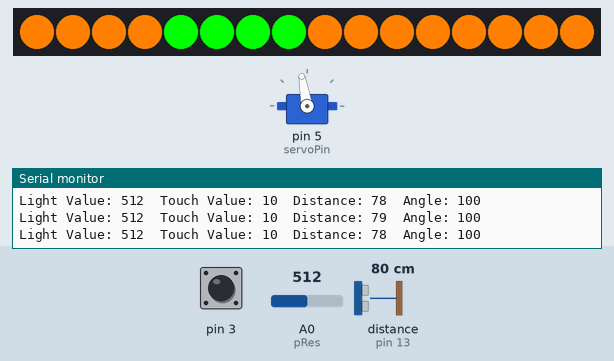
Recording of a sketch running on a simulated Arduino Uno, built with avr-gcc and run on an emulated ATmega328P. On the bench: servo, 16 RGB LEDs in strip order, left to right, the last lines printed to the serial monitor. Wiring (inferred from the names in the program): ultrasonic range finder: trigger pin 12; echo pin 13. The inputs (shaded band) are chosen by the test bench; at power-on: A0 (pRes) = 512, distance to the obstacle (sensor on pin 13) 80 cm, pin 3 HIGH. The echo pulse lasts 58.3 µs per cm; dim RGB values are drawn brighter than linear; random numbers use the default seed unless the sketch sets one.

Above: at 1.2 s.
1.3 s: A0 (pRes) set to 494
3.0 s: distance to the obstacle (sensor on pin 13) set to 2 cm
At 3.8 s:
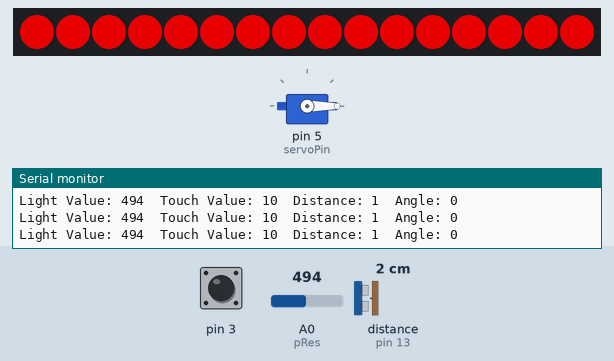
4.7 s: A0 (pRes) set to 511
At 4.85 s:
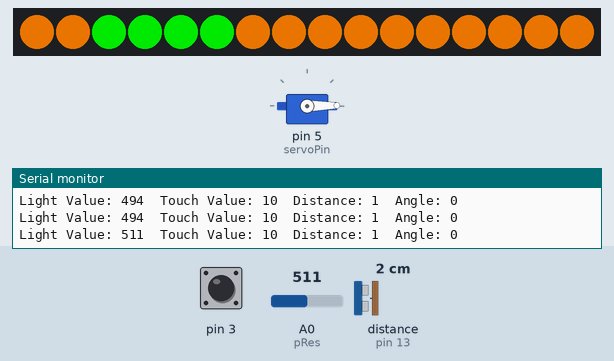
6.6 s: pin 3 pulled LOW for 0.15 s
At 6.84 s:
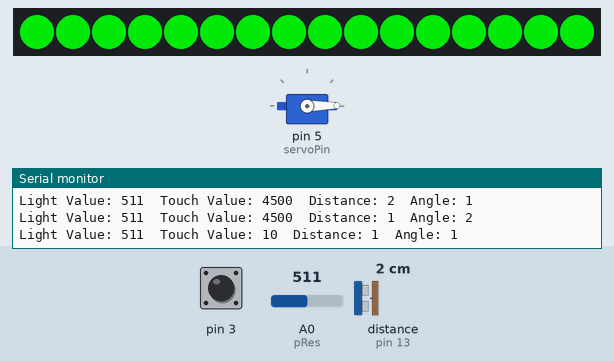
7.3 s: pin 3 pulled LOW for 3.2 s
At 7.54 s:
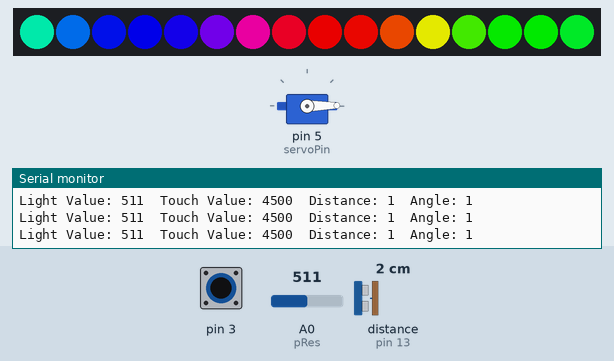
11.1 s: pin 3 pulled LOW for 3.2 s
At 11.37 s:
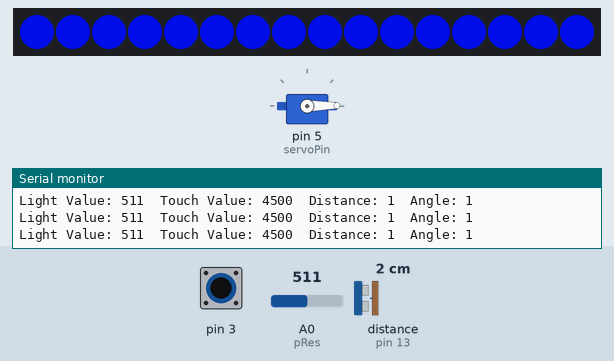
Timing chart, 0 to 15.9 s (numbered marks = the images above; inputs shaded):
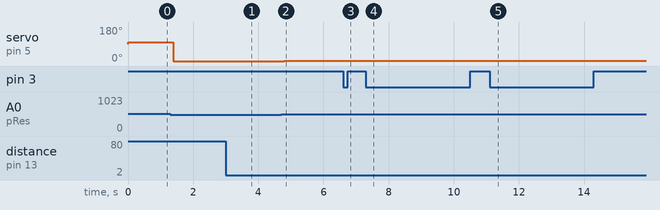

Measured:
- after the input at 1.3 s, servo on pin 5 (servoPin): 100° → 0° after 0.09 s
- after the input at 4.7 s, servo on pin 5 (servoPin): 0° → 1° after 0.09 s
- after the input at 11.1 s, servo on pin 5 (servoPin): 1° → 2° after 1.8 s, → 1° 0.06 s later

The sketch:

Live_Flower_Code.ino
```cpp
#include <Servo.h>

#include <CapacitiveSensor.h>

#include <Adafruit_NeoPixel.h>
#ifdef __AVR__
 #include <avr/power.h>
#endif

#define PIN 4

#define NUMPIXELS 16

Adafruit_NeoPixel pixels(NUMPIXELS, PIN, NEO_GRB + NEO_KHZ800);

CapacitiveSensor cs_10_3 = CapacitiveSensor(10,3);

Servo myServo;  // create servo object to control a servo
// twelve servo objects can be created on most boards

const int pRes = A0;
int lightValue;

unsigned long previousMillis1;
unsigned long previousMillis2;
unsigned long previousMillis3;
unsigned long previousMillis4;
unsigned long previousMillis5;
unsigned long previousMillis6;

// defines pins numbers
const int trigPin = 12;
const int echoPin = 13;
const int servoPin = 5;
// defines variables
long duration;
int distance;
int angle = 100;

int activationDistance = 20;
int lightActivationValue = 500;
int touchActivationValue = 1000;

const int maxBrightness = 255;
const int minBrightness = 0;

int flashBrightness = 255;
int fadeBrightness = 255;

bool fadeUp = false;
bool flashUp = false;
bool servoUp = false;

int flashInterval = 1;
int fadeInterval = 2;
int servoInterval = 750;
int shiftInterval = 100;

const uint32_t WHITE = pixels.Color(255, 255, 255);
const uint32_t BLUE = pixels.Color(0, 0, 255);
const uint32_t GREEN = pixels.Color(0, 255, 0);
const uint32_t RED = pixels.Color(255, 0, 0);
const uint32_t YELLOW = pixels.Color(255, 128, 0);

void setup() {
  Serial.begin(9600);
  cs_10_3.set_CS_AutocaL_Millis(0xFFFFFFFF);
  myServo.attach(servoPin);  // attaches the servo on pin 9 to the servo object

  pinMode(pRes, INPUT);
  pinMode(trigPin, OUTPUT); // Sets the trigPin as an Output
  pinMode(echoPin, INPUT); // Sets the echoPin as an Input
  Serial.begin(9600); // Starts the serial communication


  pixels.begin();
  pixels.setBrightness(255);
  }


//used with yellowInterval if statement
int i = 16;
int j = 0;

void loop() {
  UltrasonicLogic();

  long touchValue = cs_10_3.capacitiveSensor(30);

  unsigned long start = millis();
  unsigned long currentMillis1 = millis();
  unsigned long currentMillis2 = millis();
  unsigned long currentMillis3 = millis();
  unsigned long currentMillis4 = millis();
  unsigned long currentMillis5 = millis();
  unsigned long currentMillis6 = millis();


  lightValue = analogRead(pRes);

  Serial.print("Light Value: ");
  Serial.print(lightValue);
  Serial.print("\t");
  Serial.print("Touch Value: ");
  Serial.print(touchValue);
  Serial.print("\t");
  Serial.print("Distance: ");
  Serial.print(distance);
  Serial.print("\t");
  Serial.print("Angle: ");
  Serial.println(myServo.read());


  //LIGHT IS ON
  if(lightValue > lightActivationValue){

    myServo.write(100);
    pixels.fill(YELLOW);

    //YELLOW GREEN SHIFT EFFECT
    if (currentMillis6 - previousMillis6 >= shiftInterval) {
      previousMillis6 = currentMillis6;
      i--;
      pixels.setPixelColor(i,GREEN);
      pixels.setPixelColor(i-1,GREEN);
      pixels.setPixelColor(i-2,GREEN);
      pixels.setPixelColor(i-3,GREEN);
      pixels.show();
      if (i == 0) {
        i = 16;
      }
    }

    //LIGHT ON AND TOO CLOSE
    if (distance < activationDistance) {
      myServo.write(distance);
      //  if (currentMillis5 - previousMillis5 >= servoInterval) {
      //   previousMillis5 = currentMillis5;
      //   if (myServo.read() == 100) {
      //     myServo.write(0);
      //   } else {
      //     myServo.write(100);
      //   }
      // }
    }


    //LIGHT ON AND TOUCHED
    if (touchValue > touchActivationValue) {
      //RAINBOW EFFECT
      pixels.rainbow(random(0, 65535), random(0, 2));
      if (currentMillis4 - previousMillis4 >= shiftInterval) {
        previousMillis4 = currentMillis4;
        pixels.rainbow(random(0, 65535), random(0, 2));
        pixels.show();
      }
    }

  }
  //LIGHT IS OFF
  else if (lightValue <= lightActivationValue) {
    myServo.write(0);
    //WHITE BLUE SHIFT EFFECT

    if(touchValue > touchActivationValue) {
      pixels.fill(WHITE);
        if (fadeBrightness == maxBrightness) {
          fadeUp = false;
        } else if (fadeBrightness == minBrightness) {
          fadeUp = true;
        }

        if (!fadeUp) {
          fadeBrightness-= 5;
        } else {
          fadeBrightness+= 5;
        }
        pixels.setBrightness(fadeBrightness);
      if (currentMillis3 - previousMillis3 >= shiftInterval) {
        previousMillis3 = currentMillis3;
        j++;
        pixels.setPixelColor(j, BLUE);
        pixels.setPixelColor(j+1, BLUE);
        pixels.setPixelColor(j+2, BLUE);
        pixels.show();
        if (j == 16) {
          j = 0;
        }
      }
    }

    //TOO CLOSE WHILE LIGHT IS OFF
    if (distance < activationDistance)  {
      if (currentMillis2 - previousMillis2 >= flashInterval) {
        previousMillis2 = currentMillis2;

        if (flashBrightness == maxBrightness) {
          flashUp = false;
        } else if (flashBrightness == minBrightness) {
          flashUp = true;
        }

        if (!flashUp) {
        flashBrightness -= 45;
        } else {
        flashBrightness += 45;
        }

      pixels.fill(RED, 0, 16);
      pixels.setBrightness(flashBrightness);
      pixels.show();
    }
  }
  //FAR ENOUGH WHEN LIGHT IS OFF
    else if (distance >= activationDistance && touchValue < touchActivationValue) {
      if (currentMillis1 - previousMillis1 >= fadeInterval) {
        previousMillis1 = currentMillis1;

        if (fadeBrightness == maxBrightness) {
          fadeUp = false;
        } else if (fadeBrightness == minBrightness) {
          fadeUp = true;
        }

        if (!fadeUp) {
          fadeBrightness-= 5;
        } else {
          fadeBrightness+= 5;
        }

        pixels.fill(WHITE, 0, 16);
        pixels.setBrightness(fadeBrightness);
        pixels.show();
      }
    }

  }

}

void UltrasonicLogic() {
// Clears the trigPin
  digitalWrite(trigPin, LOW);
  delayMicroseconds(2);
  // Sets the trigPin on HIGH state for 10 micro seconds
  digitalWrite(trigPin, HIGH);
  delayMicroseconds(10);
  digitalWrite(trigPin, LOW);
  // Reads the echoPin, returns the sound wave travel time in microseconds
  duration = pulseIn(echoPin, HIGH);
  // Calculating the distance

  distance = duration * 0.034 / 2;
}
```
